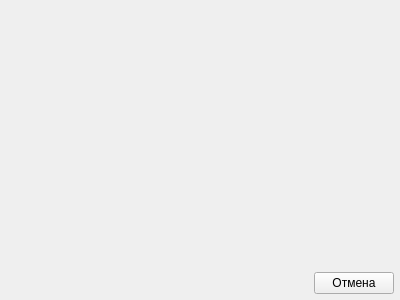
<?xml version="1.0" encoding="UTF-8"?>
<ui version="4.0">
 <class>MultiTaskLoadingWidget</class>
 <widget class="QWidget" name="MultiTaskLoadingWidget">
  <property name="geometry">
   <rect>
    <x>0</x>
    <y>0</y>
    <width>400</width>
    <height>300</height>
   </rect>
  </property>
  <property name="windowTitle">
   <string>Form</string>
  </property>
  <layout class="QVBoxLayout" name="verticalLayout">
   <property name="spacing">
    <number>6</number>
   </property>
   <property name="leftMargin">
    <number>6</number>
   </property>
   <property name="topMargin">
    <number>6</number>
   </property>
   <property name="rightMargin">
    <number>6</number>
   </property>
   <property name="bottomMargin">
    <number>6</number>
   </property>
   <item>
    <widget class="QLabel" name="labelDescription">
     <property name="sizePolicy">
      <sizepolicy hsizetype="Preferred" vsizetype="Minimum">
       <horstretch>0</horstretch>
       <verstretch>0</verstretch>
      </sizepolicy>
     </property>
     <property name="text">
      <string/>
     </property>
    </widget>
   </item>
   <item>
    <layout class="QVBoxLayout" name="verticalLayoutLoadingItems">
     <property name="spacing">
      <number>4</number>
     </property>
     <property name="leftMargin">
      <number>9</number>
     </property>
     <property name="topMargin">
      <number>9</number>
     </property>
     <property name="rightMargin">
      <number>9</number>
     </property>
     <property name="bottomMargin">
      <number>9</number>
     </property>
    </layout>
   </item>
   <item>
    <layout class="QHBoxLayout" name="horizontalLayout">
     <property name="spacing">
      <number>0</number>
     </property>
     <item>
      <spacer name="horizontalSpacer">
       <property name="orientation">
        <enum>Qt::Horizontal</enum>
       </property>
       <property name="sizeHint" stdset="0">
        <size>
         <width>40</width>
         <height>20</height>
        </size>
       </property>
      </spacer>
     </item>
     <item>
      <widget class="QPushButton" name="pushButtonCancel">
       <property name="text">
        <string>Отмена</string>
       </property>
      </widget>
     </item>
    </layout>
   </item>
  </layout>
 </widget>
 <resources/>
 <connections/>
</ui>
